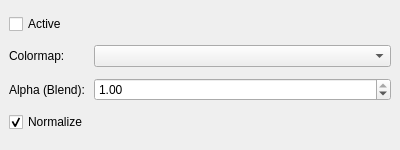
<?xml version="1.0" encoding="UTF-8"?>
<ui version="4.0">
 <class>ColormapWidget</class>
 <widget class="QWidget" name="ColormapWidget">
  <property name="geometry">
   <rect>
    <x>0</x>
    <y>0</y>
    <width>400</width>
    <height>150</height>
   </rect>
  </property>
  <property name="windowTitle">
   <string>Form</string>
  </property>
  <layout class="QHBoxLayout" name="horizontalLayout">
   <property name="spacing">
    <number>6</number>
   </property>
   <property name="leftMargin">
    <number>9</number>
   </property>
   <property name="topMargin">
    <number>9</number>
   </property>
   <property name="rightMargin">
    <number>9</number>
   </property>
   <property name="bottomMargin">
    <number>9</number>
   </property>
   <item>
    <layout class="QGridLayout" name="gridLayout_2">
     <item row="0" column="0">
      <widget class="QCheckBox" name="active_checkbox">
       <property name="toolTip">
        <string>Enable/disable colormap application to grayscale images</string>
       </property>
       <property name="text">
        <string>Active</string>
       </property>
      </widget>
     </item>
     <item row="1" column="0">
      <widget class="QLabel" name="colormap_label">
       <property name="text">
        <string>Colormap:</string>
       </property>
      </widget>
     </item>
     <item row="1" column="1">
      <widget class="QComboBox" name="colormap_combobox">
       <property name="toolTip">
        <string>Select colormap to apply to grayscale image</string>
       </property>
      </widget>
     </item>
     <item row="2" column="0">
      <widget class="QLabel" name="alpha_label">
       <property name="text">
        <string>Alpha (Blend):</string>
       </property>
      </widget>
     </item>
     <item row="2" column="1">
      <widget class="QDoubleSpinBox" name="alpha_spinbox">
       <property name="toolTip">
        <string>Alpha blending factor. 1.0 = full colormap, 0.0 = original grayscale</string>
       </property>
       <property name="decimals">
        <number>2</number>
       </property>
       <property name="minimum">
        <double>0.000000000000000</double>
       </property>
       <property name="maximum">
        <double>1.000000000000000</double>
       </property>
       <property name="singleStep">
        <double>0.010000000000000</double>
       </property>
       <property name="value">
        <double>1.000000000000000</double>
       </property>
      </widget>
     </item>
     <item row="3" column="0">
      <widget class="QCheckBox" name="normalize_checkbox">
       <property name="toolTip">
        <string>Normalize image values to 0-255 range before applying colormap</string>
       </property>
       <property name="text">
        <string>Normalize</string>
       </property>
       <property name="checked">
        <bool>true</bool>
       </property>
      </widget>
     </item>
     <item row="3" column="1">
      <spacer name="horizontalSpacer">
       <property name="orientation">
        <enum>Qt::Orientation::Horizontal</enum>
       </property>
       <property name="sizeHint" stdset="0">
        <size>
         <width>40</width>
         <height>20</height>
        </size>
       </property>
      </spacer>
     </item>
    </layout>
   </item>
  </layout>
 </widget>
 <resources/>
 <connections/>
</ui>
